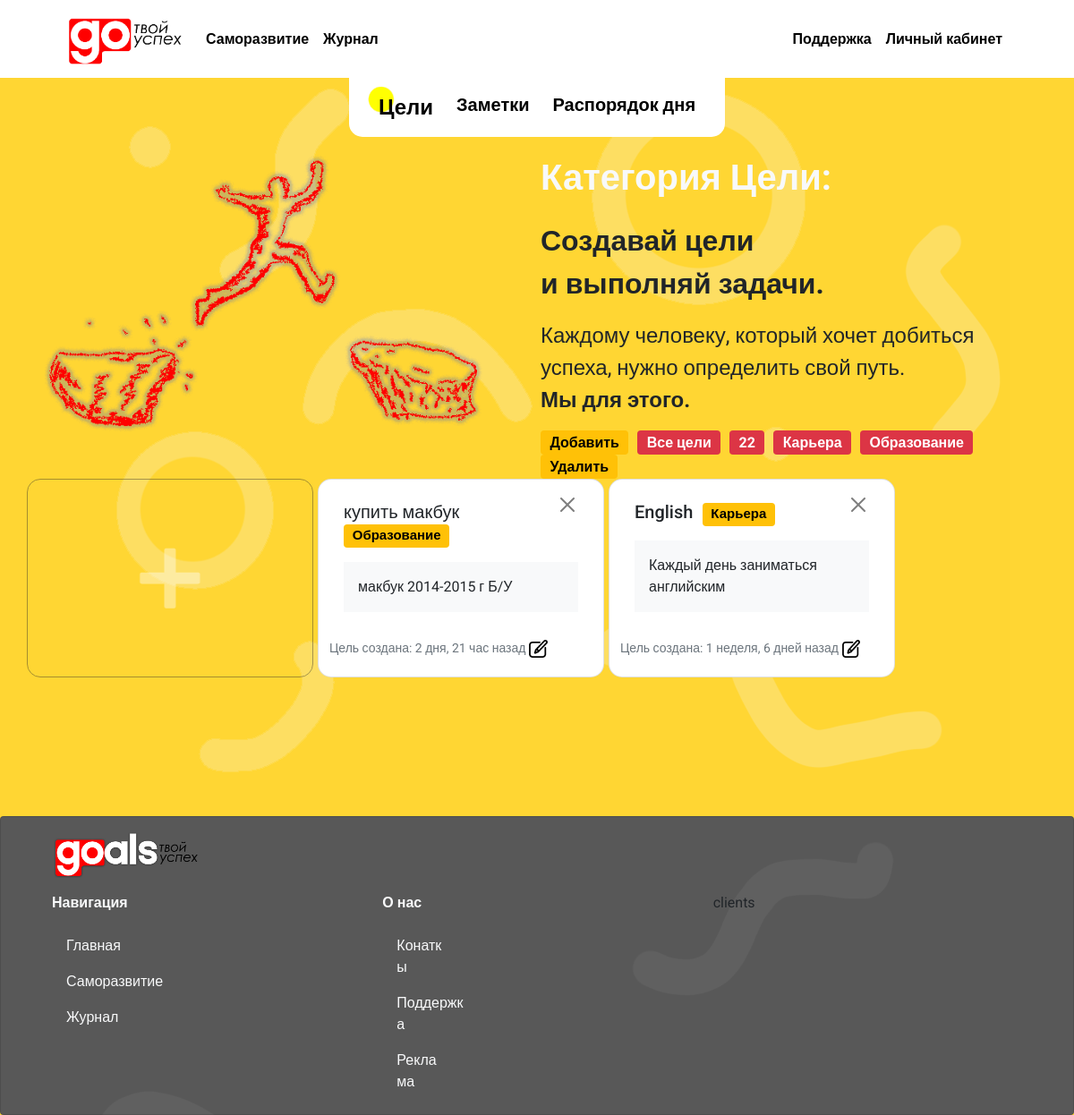
The page /development/goals on the database its author committed.
### development/models.py (models this page shows, shortened)
class Theme_goal(models.Model):
    title_theme_goal = models.CharField(max_length=30, db_index=True, verbose_name='Наименование темы цели')
    def get_url(self):
        return reverse('theme_goal', kwargs={ "theme_goal_id": self.pk })
    def __str__(self):
        return self.title_theme_goal
    class Meta:
        verbose_name = 'Тема цели'
        verbose_name_plural = 'Темы целей'
        ordering = ['title_theme_goal']

class Goals (models.Model):
    title_goal= models.CharField(max_length=30, verbose_name='Название цели')
    content_goal= models.TextField(blank=True, verbose_name='Текст цели', max_length=120)
    created_at_goal= models.DateTimeField(auto_now_add=True, verbose_name='Цель создана')
    theme_goal= models.ForeignKey('Theme_goal', on_delete=models.PROTECT, null=True, verbose_name='Тема цели')
    def get_delete_goal(self):
        return reverse ("deletegoals", kwargs={"pk": self.pk})
    def get_update_goals(self):
        return reverse ("edit_goal", kwargs={"pk": self.pk})
    class Meta:
        verbose_name = 'Цель'
        verbose_name_plural = 'Цели'
        ordering = ['-created_at_goal']

### development/views.py (the view)
# urls.py: path('goals', Goals.as_view(), name='goals'),
class Goals (ListView):
    model = Goals
    template_name= 'development/goals/goals.html'
    context_object_name= 'goals'

### development/templatetags/development_tags.py (called while the page is built)
@register.inclusion_tag('development/goals/list_theme_goals.html')
def show_theme_goals ():
    theme = Theme_goal.objects.all()
    return {
        "theme": theme,
    }

### development/templates/development/goals/goals.html (shortened to what this page needs)
{% extends 'base.html' %}
{% block navbar %}
{% include 'inc/_nav.html' %}
{% include 'inc/development/_bar_development.html' %}
{% endblock %}
{% block topbar %}
    <div class="row gx-2 text-start" >
        <div class="col-6">
            <div class ="container text-center">
                <img src="/media/goals.png" alt="" style="width: 100%">
            </div>
        </div>
        <div class="col">
                <p class="fs-1 fw-bold text-light text-start">Категория Цели:</p>
                <p class="fs-2 fw-bold text-start">Создавай цели <br>и выполняй задачи.</p>
                <p class= "fs-4 ">Каждому человеку, который хочет добиться успеха, нужно определить свой путь.<br><b>Мы для этого.</b></p>
                {% include 'inc/development/_theme_goals.html' %}
            </div>
    </div>
{% endblock %}
{% block content %}
<div class="row justify-content-start">
    <a class="btn btn-outline-dark add_goal" href="{% url 'add_goals' %}" style="width: 320px; margin-right:5px; margin-bottom:5px; border-radius: 15px 15px 15px 15px;">
        <div class="card-body">
            <img src="/media/add_goal.png" alt="" style="width: 100%">
        </div>
    </a>
        {% for item in goals %}
        <div class="card" style="width: 320px; margin-right:5px; margin-bottom:5px; border-radius: 15px 15px 15px 15px;">
                    <div class="card-body">
                        <a href="{{ item.get_delete_goal }}"type="button" class="btn-close"aria-label="Close" style="float: right;"></a>
                        <p class="card-title"><h5>{{item.title_goal}}&ensp;<a href="#"><span class="badge bg-warning text-black">{{item.theme_goal}}</span></h5></a></p>
                        <div class="p-3 mb-2 bg-light text-dark">
                            <p class="card-text">{{item.content_goal}}</p>
                        </div>
                    </div>
                <p class="card-text" style="margin-bottom:20px"><small class="text-muted">Цель создана: {{item.created_at_goal|timesince}} назад</small>
                    <a href="{{ item.get_update_goals }}" class="text-end" style="align-items: end"><img src="/media/edit.png" alt="" style="width: 7%"></a>
                </p>
        </div>
        {% endfor %}
</div>
{% endblock %}

### development/templates/development/goals/list_theme_goals.html
<div class="row" style='margin-top:0px;'>
        <div class= ''>
            <ul class="nav content-center">
                <li class="nav-item" style="margin-right:10px;">
                    <a href="{% url 'add_theme_goal'%}" style="height:28px;"><span class="badge bg-warning text-black fs-6">Добавить</span></a>
                </li>
                <a href="{% url 'goals' %}" style="margin-right:10px;"><span class="badge bg-danger fs-6">Все цели</span></a>
                {% for item in theme %}
                <li class="nav-item">
                    <a href="{{ item.get_url }}" style="margin-right:10px;"><span class="badge bg-danger fs-6">{{ item.title_theme_goal }}</span></a>
                </li>
                {% endfor %}
                <li class="nav-item" style="margin-right:10px;">
                    <a href="#" style="height:28px;"><span class="badge bg-warning text-black fs-6">Удалить</span></a>
                </li>
            </ul>
        </div>
</div>

### rows shown on the page
Theme_goal: title_theme_goal "22"
Theme_goal: title_theme_goal "Карьера"
Theme_goal: title_theme_goal "Образование"
Goals: title_goal "купить макбук", theme_goal "Образование", content_goal "макбук 2014-2015 г Б/У", created_at_goal "2 дня, 21 час"
Goals: title_goal "English", theme_goal "Карьера", content_goal "Каждый день заниматься английским", created_at_goal "1 неделя, 6 дней"
